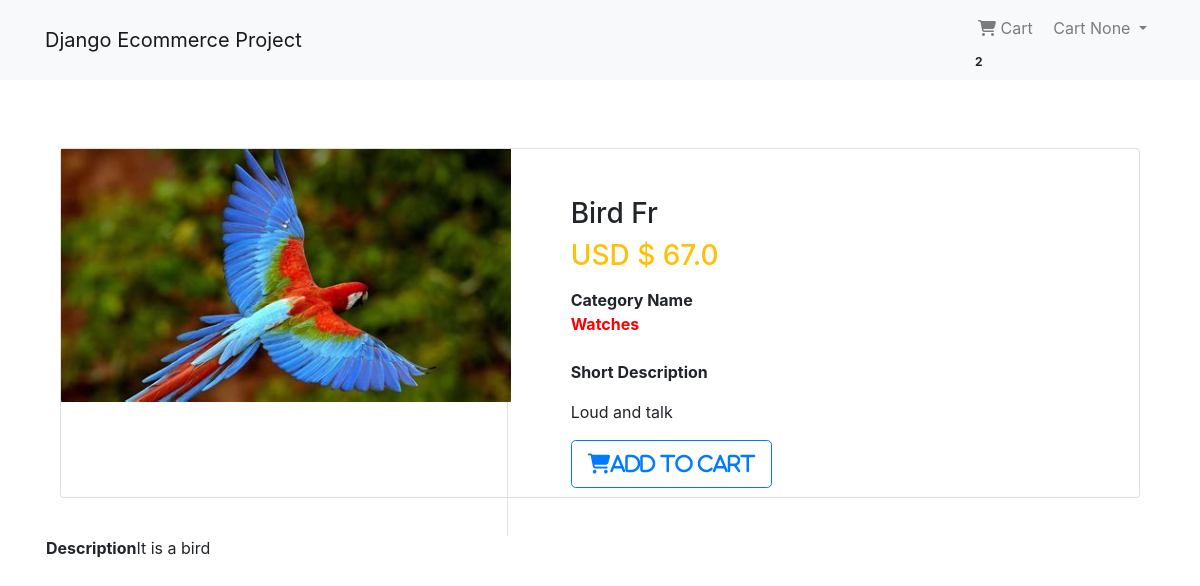
/product/3/ (signed in), run on the app's committed database.
### App_Login/models.py (models this page shows, shortened)
class User(AbstractBaseUser, PermissionsMixin):
    email = models.EmailField(unique=True, null=False)
    is_staff = models.BooleanField(ugettext_lazy('Staff Status'), default=False, help_text = ugettext_lazy('Designates whether the user can log in the site'))
    is_active = models.BooleanField(ugettext_lazy('active'), default=True, help_text = ugettext_lazy('Designates whether this user should be treated as active'))
    USERNAME_FIELD = 'email'
    objects = MyUserManager()

class Profile(models.Model):
    user = models.OneToOneField(User, on_delete=models.CASCADE, related_name='profile')
    username = models.CharField(max_length=264, null=True, blank=True)
    full_name = models.CharField(max_length=264, null=True, blank=True)
    full_name = models.CharField(max_length=264, null=True, blank=True)
    address_1 = models.TextField(max_length=300, null=True, blank=True)
    city = models.CharField(max_length=100, null=True, blank=True)
    zipcode = models.CharField(max_length=10, null=True, blank=True)
    country = models.CharField(max_length=20, null=True, blank=True)
    phone = models.CharField(max_length=20, null=True, blank=True)
    date_joined = models.DateTimeField(auto_now_add=True)

### App_Order/models.py (models this page shows, shortened)
class Order(models.Model):
    orderitems = models.ManyToManyField(Cart)
    user = models.ForeignKey(settings.AUTH_USER_MODEL, on_delete=models.CASCADE)
    ordered = models.BooleanField(default=False)
    created = models.DateTimeField(auto_now_add=True)
    paymentId = models.CharField(max_length=264, blank=True, null=True)
    orderId = models.CharField(max_length=200, blank=True, null=True)

### App_Shop/models.py (models this page shows, shortened)
class Product(models.Model):
    mainimage = models.ImageField(upload_to = 'Product')
    name = models.CharField(max_length=264)
    category = models.ForeignKey(Category, on_delete=models.CASCADE, related_name='category')
    preview_text = models.TextField(max_length=200, verbose_name='Preview Text')
    details_text = models.TextField(max_length=1000, verbose_name='Description')
    price = models.FloatField()
    old_price = models.FloatField(default=0.00)
    created = models.DateTimeField(auto_now_add=True)
    class Meta:
        ordering = ['-created']

class Category(models.Model):
    title = models.CharField(max_length=30)
    created = models.DateTimeField(auto_now_add=True)
    def __str__(self):
        return self.title
    class Meta:
        verbose_name_plural = 'Categories'

### App_Shop/views.py (the view)
# urls.py: path('product/<pk>/', views.ProductDetail.as_view(), name='product_detail'),
class ProductDetail( DetailView):
    model = Product
    template_name = 'App_Shop/product_detail.html'

### App_Order/templatetags/cart_tag.py (called while the page is built)
@register.filter
def cart_total(user):
    order = Order.objects.filter(user=user, ordered=False)
    if order.exists():
        return order[0].orderitems.count()
    else:
        return 0

### templates/App_Shop/product_detail.html
{% extends 'base.html' %}
{% block body_block %}
<div class="container my-5">
    <div class="card">
        <div class="row">
            <aside class="col-sm-5 border-right">
                <article class="gallery-wrap">
                    <div class="img-big-wrap">
                        <a href="#"><img src="/media/{{object.mainimage}}" style="width:450px;" alt=""></a>
                    </div>
                </article>
            </aside>
            <aside class="col-sm-7">
                <article class="card-body p-5">
                    <h3 class="title mp-3">{{ object.name }}</h3>
                    <p class="price-detail wrap">
                        <span class="price h3 text-warning">
                            <span class="currency">USD $</span>
                            <span class="num">{{ object.price }}</span>
                        </span>
                    </p>
                    <dl class="item-property">
                        <dt>Category Name</dt>
                        <font color='red'>
                            <b>
                                {{ object.category }}
                            </b>
                        </font>
                        <br><br>
                        <dt>Short Description</dt>
                        <dd>
                            <p> {{ object.preview_text|linebreaks }} </p>
                        </dd>
                    </dl>
                    <a href="{% url 'App_Order:add' pk=object.pk %}" class="btn btn-lg btn-outline-primary text-uppercase">
                        <i class="fas fa-shopping-cart">Add to Cart</i>
                    </a>
                </article>
            </aside>
            <dt>Description</dt>
            <p> {{ object.details_text|linebreaks }} </p><br><br>
        </div>
    </div>
</div>
{% endblock %}

### templates/navbar.html (shortened to what this page needs)
{% load cart_tag %}
<nav class="navbar navbar-expand-lg navbar-light bg-light">
    <div class="container">
        <a class="navbar-brand" href="{% url 'App_Shop:home' %}">Django Ecommerce Project</a>
        <div class="collapse navbar-collapse" id='navbarNav'>
            <ul class="navbar-nav ml-auto">
                {% if request.user.is_authenticated %}
                <li class="nav-item">
                    <a class="nav-link" href="{% url 'App_Order:cart' %}"><i class="fas fa-shopping-cart"></i> Cart</a>
                    <span class="badge badge-ligth">{{ request.user | cart_total }}</span>
                </li>
                <li class="nav-item dropdown">
                    <a class="nav-link dropdown-toggle" href="#" id="navbarDropdown" role="button" data-toggle="dropdown" aria-haspopup="true" aria-expanded="false">
                         Cart {{ request.user.profile.username }}
                    </a>
                </li>
                {% else %}
                <li class="nav-item">
                    <a href="{% url 'App_Login:login' %}" class="btn btn-info btn-sm">Login</a>
                    <a href="{% url 'App_Login:signup' %}" class="btn btn-info btn-sm">Signup</a>
                </li>
                {% endif %}
            </ul>
        </div>
    </div>
</nav>

### templates/base.html (style rules this page uses)
.card { height: 350px; }

### data on the page
User: user|cart_total "2", user.profile.username "None"
Product: mainimage (picture), name "Bird Fr", price "67.0", category "Watches", preview_text "Loud and talk", details_text "It is a bird"
